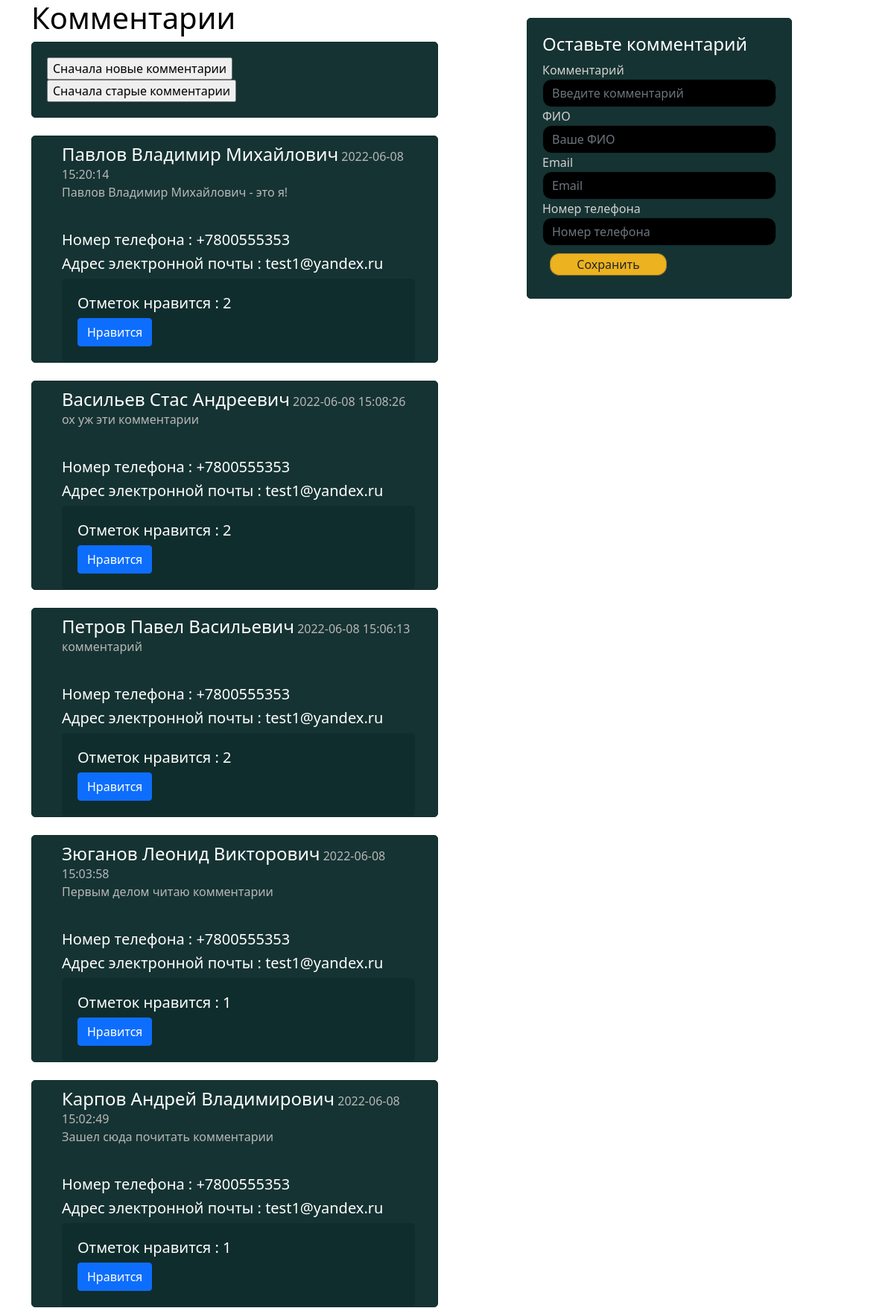
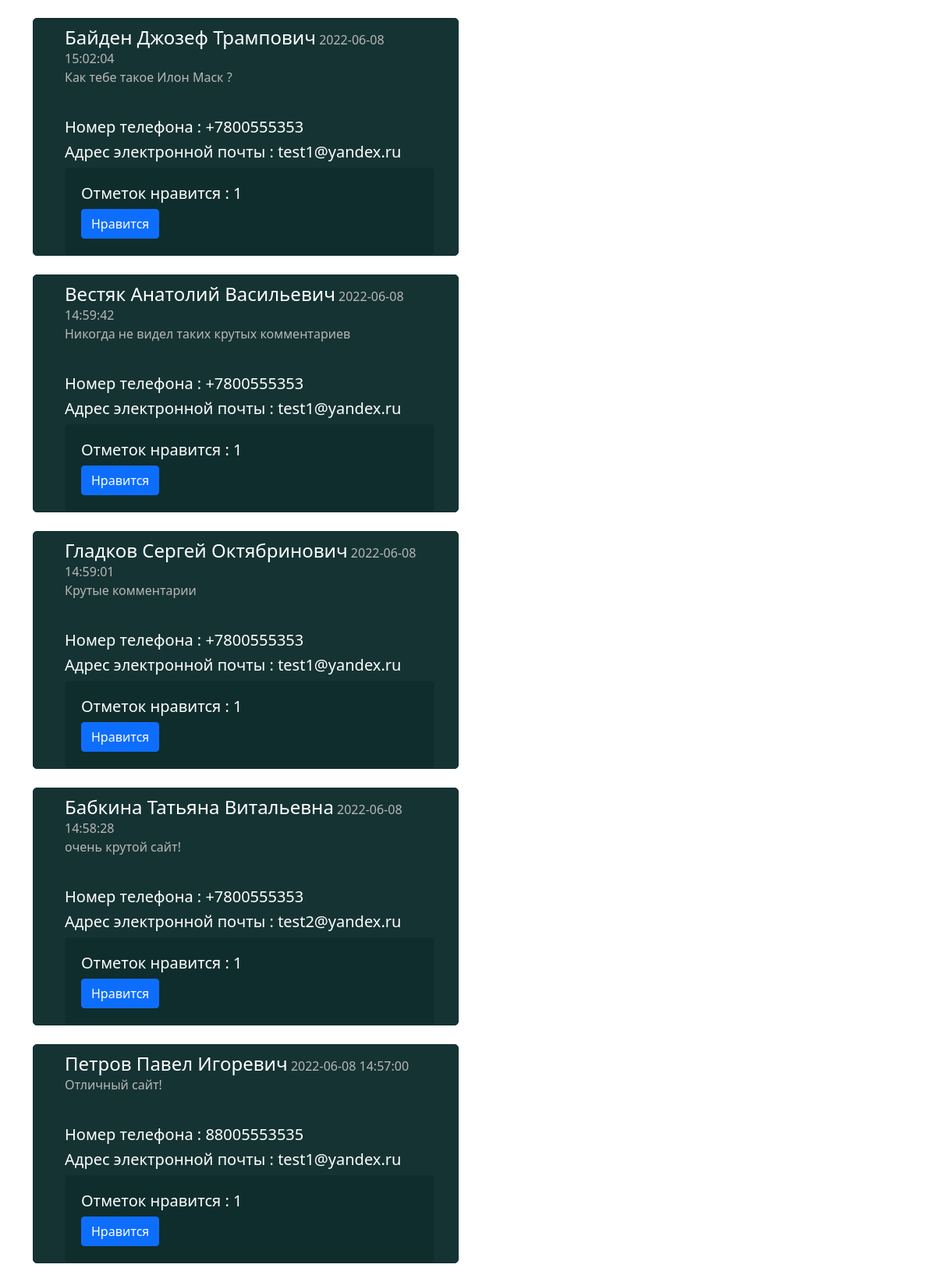
The page / on the database its author committed (2 pictures, top to bottom).
### tables this page shows
CREATE TABLE `user_comments` (
  `id` int(11) NOT NULL,
  `name` text,
  `number` varchar(11) NOT NULL,
  `email` text NOT NULL,
  `date` timestamp NOT NULL DEFAULT CURRENT_TIMESTAMP,
  `likes` int(11) NOT NULL DEFAULT '0',
  `msg` varchar(200) NOT NULL
);

### index.php (the view, shortened to what this page needs)
<?php
$db_host = "localhost";
$db_user = "root";
$db_password = "";
$db_base = 'comments';
$db = new PDO("mysql:host=$db_host;dbname=$db_base", $db_user, $db_password);
$db->exec("set names utf8");
$query = $db->prepare("SELECT * FROM `user_comments`");
$query_DESC = $db->prepare("SELECT * FROM `user_comments`  ORDER BY `date` DESC");
$query->setFetchMode(PDO::FETCH_ASSOC);
$query_DESC->setFetchMode(PDO::FETCH_ASSOC);
$query->execute();
$query_DESC->execute();
$response= $query->fetchAll();
$response_DESC= $query_DESC->fetchAll();
$sort = true;
if (isset($_POST['true'])){
    $sort = true;
}elseif(isset($_POST['false'])){
    $sort = false;
}else{
    $sort = true;
}
?>
<!doctype html>
<html lang="en">
<head>
    <link rel="stylesheet" href="styles.css" type="text/css"/>
    <link href="https://cdn.jsdelivr.net/npm/bootstrap@5.0.2/dist/css/bootstrap.min.css" rel="stylesheet">
</head>
<body>
<section>
    <div class="container">
        <div class="row">
            <div class="col-sm-5 col-md-6 col-12 pb-4" id="result">
                <h1 style="color: black">Комментарии</h1>
                <form method="post" action="index.php">
                    <input type="submit" name="true" value="Сначала новые комментарии">
                    <input type="submit" name="false" value="Сначала старые комментарии">
                </form>
                <?php
                if($sort == false) {
                foreach ($response as $res){?>
                    <div class="comment col-12 mt-4" >
                        <h4 class="mt-3"><?php echo $res['name'] ?></h4>
                        <span><?php echo $res['date'] ?></span>
                        <br>
                        <p><?php echo $res['msg'] ?></p>
                        <br>
                        <h5 style="color: white">Номер телефона : <?php echo $res['number']?></h5>
                        <h5 style="color: white">Адрес электронной почты : <?php echo $res['email']?></h5>
                        <form action="" method="post"  class="likes_form">
                            <h5 style="color: white" id="like_json">Отметок нравится : <?php echo $res['likes'] ?></h5>
                            <input onkeypress="return false" id="id_element" name="id_element" type="number" class="" style="display: none" value="<?php echo $res['id'] ?>">
                            <input id="likes" type="number" name="likes" class=""  style="display: none" value="<?php echo $res['likes'] ?>">
                            <button class="btn btn-primary" type="submit" id="btn_id">Нравится</button>
                        </form>
                    </div>
                <?php } ?>
               <?php }elseif($sort == true){
                    foreach ($response_DESC as $res){?>
                        <div class="comment col-12 mt-4" >
                            <h4 class="mt-3"><?php echo $res['name'] ?></h4>
                            <span><?php echo $res['date'] ?></span>
                            <br>
                            <p><?php echo $res['msg'] ?></p>
                            <br>
                            <h5 style="color: white">Номер телефона : <?php echo $res['number']?></h5>
                            <h5 style="color: white">Адрес электронной почты : <?php echo $res['email']?></h5>
                            <form action="" method="post"  class="likes_form">
                                <h5 style="color: white" id="like_json">Отметок нравится : <?php echo $res['likes'] ?></h5>
                                <button class="btn btn-primary" type="submit" id="btn_id">Нравится</button>
                            </form>
                        </div>
                    <?php } ?>
                    <?php
                } ?>
            </div>
            <div class="col-lg-4 col-md-5 col-sm-4 offset-md-1 offset-sm-1 col-12 mt-4">
                <form id="ajax_form" method="POST" action="">
                    <div class="form-group">
                        <h4>Оставьте комментарий</h4>
                        <label for="message">Комментарий</label>
                        <input type="text" name="msg" id="msg" class="form-control" maxlength="65" placeholder="Введите комментарий" required >
                    </div>
                    <div class="form-group">
                        <label for="name">ФИО</label>
                        <input type="text" name="name" id="name" class="form-control" placeholder="Ваше ФИО" required >
                    </div>
                    <div class="form-group">
                        <label for="email">Email</label>
                        <input type="email" name="email" id="email" class="form-control" placeholder="Email" required >
                    </div>
                    <div class="form-group">
                        <label for="email">Номер телефона</label>
                        <input type="tel" name="mnumber" id="mnumber" class="form-control" placeholder="Номер телефона" required >
                    </div>
                    <div class="form-group">
                        <button type="submit" name="add" id="post" class="btn ">Сохранить</button>
                    </div>
                </form>
            </div>
        </div>
    </div>
</section>
</body>
</html>

### styles.css (style rules this page uses)
#post { margin: 10px; padding: 6px; padding-top: 2px; padding-bottom: 2px; text-align: center; background-color: #ecb21f; border-color: #a88734 #9c7e31 #846a29; border-width: 1px; border-style: solid; border-radius: 13px; width: 50%; }
.comment { border: 1px solid rgba(16, 46, 46, 1); background-color: rgba(16, 46, 46, 0.973); float: left; border-radius: 5px; padding-left: 40px; padding-right: 30px; padding-top: 10px; }
.comment h4,.comment span,.darker h4,.darker span { display: inline; }
.comment p,.comment span,.darker p,.darker span { color: rgb(184, 183, 183); }
h1,h4 { color: white; font-weight: bold; }
label { color: rgb(212, 208, 208); }
.form-group input,.form-group textarea { background-color: black; border: 1px solid rgba(16, 46, 46, 1); border-radius: 12px; }
form { border: 1px solid rgba(16, 46, 46, 1); background-color: rgba(16, 46, 46, 0.973); border-radius: 5px; padding: 20px; }

### rows shown on the page
user_comments: name "Павлов Владимир Михайлович", date "2022-06-08 15:20:14", msg "Павлов Владимир Михайлович - это я!", number "+7800555353", email "test1@yandex.ru", likes "2"
user_comments: name "Васильев Стас Андреевич", date "2022-06-08 15:08:26", msg "ох уж эти комментарии", number "+7800555353", email "test1@yandex.ru", likes "2"
user_comments: name "Петров Павел Васильевич", date "2022-06-08 15:06:13", msg "комментарий", number "+7800555353", email "test1@yandex.ru", likes "2"
user_comments: name "Зюганов Леонид Викторович", date "2022-06-08 15:03:58", msg "Первым делом читаю комментарии", number "+7800555353", email "test1@yandex.ru", likes "1"
user_comments: name "Карпов Андрей Владимирович", date "2022-06-08 15:02:49", msg "Зашел сюда почитать комментарии", number "+7800555353", email "test1@yandex.ru", likes "1"
user_comments: name "Байден Джозеф Трампович", date "2022-06-08 15:02:04", msg "Как тебе такое Илон Маск ?", number "+7800555353", email "test1@yandex.ru", likes "1"
user_comments: name "Вестяк Анатолий Васильевич", date "2022-06-08 14:59:42", msg "Никогда не видел таких крутых комментариев", number "+7800555353", email "test1@yandex.ru", likes "1"
user_comments: name "Гладков Сергей Октябринович", date "2022-06-08 14:59:01", msg "Крутые комментарии", number "+7800555353", email "test1@yandex.ru", likes "1"
user_comments: name "Бабкина Татьяна Витальевна", date "2022-06-08 14:58:28", msg "очень крутой сайт!", number "+7800555353", email "test2@yandex.ru", likes "1"
user_comments: name "Петров Павел Игоревич", date "2022-06-08 14:57:00", msg "Отличный сайт!", number "88005553535", email "test1@yandex.ru", likes "1"
